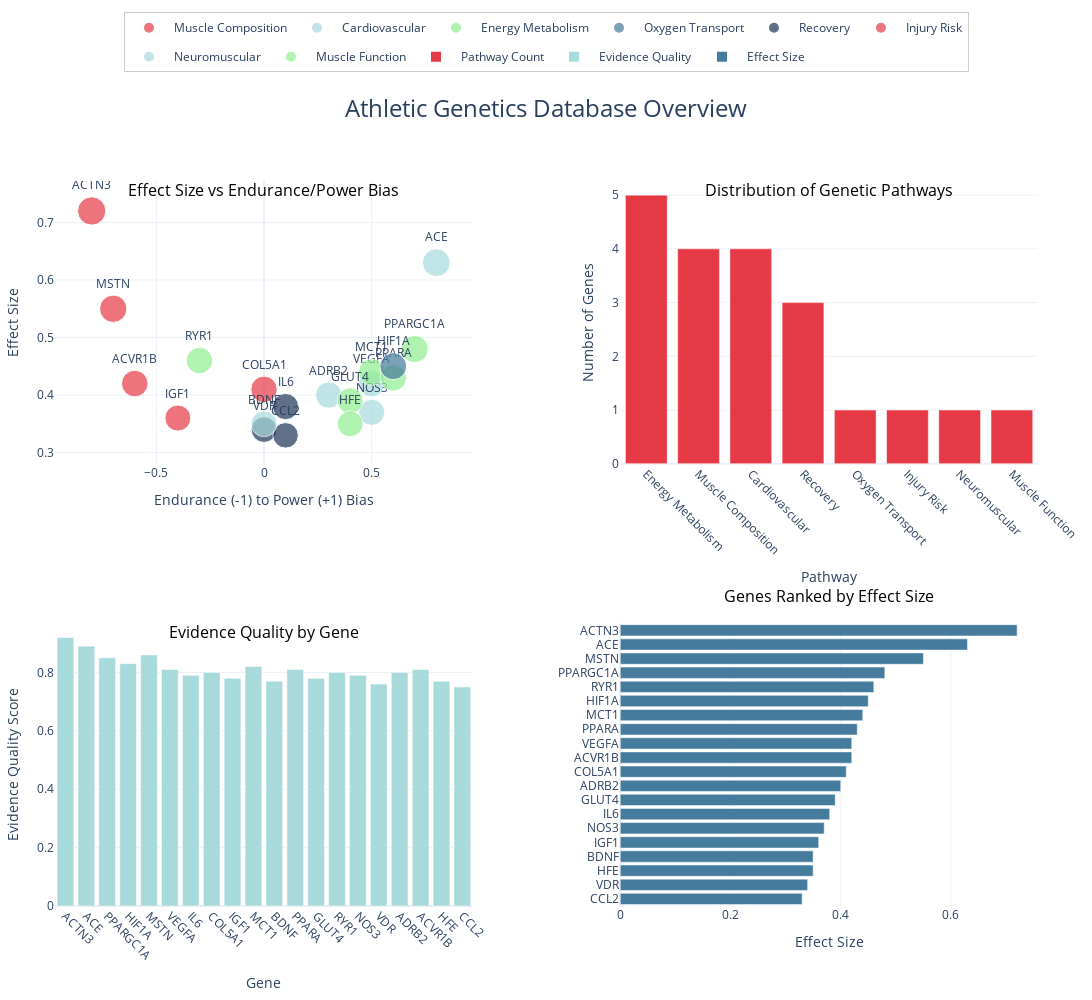

The cell this chart's notebook holds for it:
### Code cell
import plotly.express as px
import plotly.graph_objects as go
from plotly.subplots import make_subplots
import pandas as pd
import numpy as np

# Color scheme
colors = ['#e63946', '#a8dadc', '#90EE90', '#457b9d', '#1d3557']

# Convert database to DataFrame for visualization
genes_df = pd.DataFrame([{
    'gene': gene,
    'effect_size': data['effect_size'],
    'endurance_power': data['endurance_power'],
    'pathway': data['pathway'],
    'evidence_quality': data['evidence_quality'],
    'trait': data['trait']
} for gene, data in athletic_genetics_db.items()])

# Create master figure with subplots
fig = make_subplots(
    rows=2, cols=2,
    subplot_titles=(
        'Effect Size vs Endurance/Power Bias',
        'Distribution of Genetic Pathways',
        'Evidence Quality by Gene',
        'Genes Ranked by Effect Size'
    ),
    vertical_spacing=0.22,  # Increased vertical spacing
    horizontal_spacing=0.15
)

# 1. Effect Size vs Endurance/Power Scatter
scatter = px.scatter(genes_df, 
                    x='endurance_power', 
                    y='effect_size',
                    size='evidence_quality',
                    color='pathway',
                    color_discrete_sequence=colors,
                    hover_data=['gene', 'trait'],
                    text='gene')

for trace in scatter.data:
    trace.update(
        name=trace.name,  # Keep original pathway name
        legendgroup=trace.name,  # Group by pathway
        showlegend=True,
        mode='markers+text',
        textposition='top center'
    )
    fig.add_trace(trace, row=1, col=1)

# 2. Pathway Distribution
pathway_counts = genes_df['pathway'].value_counts()
fig.add_trace(
    go.Bar(x=pathway_counts.index, 
           y=pathway_counts.values,
           marker_color=colors[0],
           name='Pathway Count',
           hovertemplate='Pathway: %{x}<br>Count: %{y}'),
    row=1, col=2
)

# 3. Evidence Quality by Gene
fig.add_trace(
    go.Bar(x=genes_df['gene'],
           y=genes_df['evidence_quality'],
           marker_color=colors[1],
           name='Evidence Quality',
           hovertemplate='Gene: %{x}<br>Evidence Quality: %{y:.2f}'),
    row=2, col=1
)

# 4. Genes Ranked by Effect Size
genes_sorted = genes_df.sort_values('effect_size', ascending=True)
fig.add_trace(
    go.Bar(x=genes_sorted['effect_size'],
           y=genes_sorted['gene'],
           orientation='h',
           marker_color=colors[3],
           name='Effect Size',
           hovertemplate='Gene: %{y}<br>Effect Size: %{x:.2f}'),
    row=2, col=2
)

# Update layout with improved spacing and formatting
fig.update_layout(
    height=1000,
    width=1400,
    showlegend=True,
    legend=dict(
        orientation="h",
        yanchor="bottom",
        y=1.15,
        xanchor="center",
        x=0.5,
        bgcolor='rgba(255, 255, 255, 0.9)',  # Semi-transparent white background
        bordercolor='rgba(0, 0, 0, 0.2)',    # Light border
        borderwidth=1,
        font=dict(size=12),
        itemsizing='constant',  # Makes legend items consistent size
        itemwidth=40           # Controls legend item width
    ),
    title=dict(
        text="Athletic Genetics Database Overview",
        y=0.9,
        x=0.5,
        xanchor='center',
        yanchor='top',
        font=dict(size=24)
    ),
    template="plotly_white",
    font=dict(size=12)
)

# Update axes labels and formatting
fig.update_xaxes(title_text="Endurance (-1) to Power (+1) Bias", row=1, col=1, title_font=dict(size=14))
fig.update_yaxes(title_text="Effect Size", row=1, col=1, title_font=dict(size=14))
fig.update_xaxes(title_text="Pathway", row=1, col=2, tickangle=45, title_font=dict(size=14))
fig.update_yaxes(title_text="Number of Genes", row=1, col=2, title_font=dict(size=14))
fig.update_xaxes(title_text="Gene", row=2, col=1, tickangle=45, title_font=dict(size=14))
fig.update_yaxes(title_text="Evidence Quality Score", row=2, col=1, title_font=dict(size=14))
fig.update_xaxes(title_text="Effect Size", row=2, col=2, title_font=dict(size=14))

# Update subplot titles with better positioning
for i in fig['layout']['annotations']:
    i['font'] = dict(size=16, color='black')
    i['y'] = i['y'] - 0.03  # Move subplot titles down
    # Extra adjustment for bottom right title
    if i['text'] == 'Genes Ranked by Effect Size':
        i['y'] = i['y'] + 0.05  # Move this title up to avoid overlap

# Update margins to ensure no cutoff
fig.update_layout(margin=dict(t=150, b=50, l=50, r=50))

import os
from datetime import datetime

# Define output path
OUTPUT_PATH = '/Users/ngirmay/Documents/GitHub/ironman_retrospective/IronMan_2023/genetics/outputs/'
os.makedirs(OUTPUT_PATH, exist_ok=True)

# Get current timestamp for unique filenames
timestamp = datetime.now().strftime('%Y%m%d_%H%M%S')

# Save main overview plot
# HTML (interactive) version
fig.write_html(os.path.join(OUTPUT_PATH, f'athletic_genetics_overview_{timestamp}.html'))

# Static image versions (in different formats for flexibility)
fig.write_image(os.path.join(OUTPUT_PATH, f'athletic_genetics_overview_{timestamp}.png'))
fig.write_image(os.path.join(OUTPUT_PATH, f'athletic_genetics_overview_{timestamp}.svg'))
fig.write_image(os.path.join(OUTPUT_PATH, f'athletic_genetics_overview_{timestamp}.pdf'))

# Save individual subplots as separate files
# Create a figure for each subplot
for i, title in enumerate(['effect_size_vs_bias', 'pathway_distribution', 'evidence_quality', 'ranked_effect_size']):
    row = (i // 2) + 1
    col = (i % 2) + 1
    
    # Create single subplot figure
    subplot_fig = make_subplots(rows=1, cols=1, subplot_titles=[fig.layout.annotations[i].text])
    
    # Get the traces for this subplot from the main figure
    subplot_traces = [trace for trace in fig.data if trace.xaxis == f'x{i+1}' or trace.yaxis == f'y{i+1}']
    
    # Add traces to the subplot figure
    for trace in subplot_traces:
        subplot_fig.add_trace(trace)
    
    # Update layout
    subplot_fig.update_layout(
        height=600,
        width=800,
        showlegend=True,
        title_x=0.5,
        template="plotly_white"
    )
    
    # Save individual subplot
    subplot_fig.write_html(os.path.join(OUTPUT_PATH, f'genetics_{title}_{timestamp}.html'))
    subplot_fig.write_image(os.path.join(OUTPUT_PATH, f'genetics_{title}_{timestamp}.png'))

# Print confirmation message
print(f"All plots have been saved to: {OUTPUT_PATH}")
print(f"Timestamp used: {timestamp}")
print("\nSaved files:")
print("1. Main overview plot (HTML, PNG, SVG, PDF)")
print("2. Individual subplots (HTML, PNG)")

# Display the figure
fig.show()

### Figure 1 — Plotly figure (JSON) as saved in the notebook; plotly's stock layout.template omitted (floating-point values rounded to 4 significant figures)
{"data": [{"customdata": [["ACTN3", "Fast-twitch muscle fiber composition"], ["MSTN", "Muscle growth regulation"], ["IGF1", "Muscle development"], ["ACVR1B", "Muscle strength"]], "hovertemplate": "pathway=Muscle Composition<br>endurance_power=%{x}<br>effect_size=%{y}<br>evidence_quality=%{marker.size}<br>gene=%{customdata[0]}<br>trait=%{customdata[1]}<extra></extra>", "legendgroup": "Muscle Composition", "marker": {"color": "#e63946", "size": [0.92, 0.86, 0.78, 0.81], "sizemode": "area", "sizeref": 0.0023, "symbol": "circle"}, "mode": "markers+text", "name": "Muscle Composition", "orientation": "v", "showlegend": true, "text": ["ACTN3", "MSTN", "IGF1", "ACVR1B"], "textposition": "top center", "type": "scatter", "x": [-0.8, -0.7, -0.4, -0.6], "xaxis": "x", "y": [0.72, 0.55, 0.36, 0.42], "yaxis": "y"}, {"customdata": [["ACE", "Cardiovascular efficiency"], ["VEGFA", "Blood vessel formation"], ["NOS3", "Nitric oxide production"], ["ADRB2", "Cardiac response"]], "hovertemplate": "pathway=Cardiovascular<br>endurance_power=%{x}<br>effect_size=%{y}<br>evidence_quality=%{marker.size}<br>gene=%{customdata[0]}<br>trait=%{customdata[1]}<extra></extra>", "legendgroup": "Cardiovascular", "marker": {"color": "#a8dadc", "size": [0.89, 0.81, 0.79, 0.8], "sizemode": "area", "sizeref": 0.0023, "symbol": "circle"}, "mode": "markers+text", "name": "Cardiovascular", "orientation": "v", "showlegend": true, "text": ["ACE", "VEGFA", "NOS3", "ADRB2"], "textposition": "top center", "type": "scatter", "x": [0.8, 0.5, 0.5, 0.3], "xaxis": "x", "y": [0.63, 0.42, 0.37, 0.4], "yaxis": "y"}, {"customdata": [["PPARGC1A", "Mitochondrial function"], ["MCT1", "Lactate transport"], ["PPARA", "Fatty acid metabolism"], ["GLUT4", "Glucose transport"], ["HFE", "Iron metabolism"]], "hovertemplate": "pathway=Energy Metabolism<br>endurance_power=%{x}<br>effect_size=%{y}<br>evidence_quality=%{marker.size}<br>gene=%{customdata[0]}<br>trait=%{customdata[1]}<extra></extra>", "legendgroup": "Energy Metabolism", "marker": {"color": "#90EE90", "size": [0.85, 0.82, 0.81, 0.78, 0.77], "sizemode": "area", "sizeref": 0.0023, "symbol": "circle"}, "mode": "markers+text", "name": "Energy Metabolism", "orientation": "v", "showlegend": true, "text": ["PPARGC1A", "MCT1", "PPARA", "GLUT4", "HFE"], "textposition": "top center", "type": "scatter", "x": [0.7, 0.5, 0.6, 0.4, 0.4], "xaxis": "x", "y": [0.48, 0.44, 0.43, 0.39, 0.35], "yaxis": "y"}, {"customdata": [["HIF1A", "Hypoxia response"]], "hovertemplate": "pathway=Oxygen Transport<br>endurance_power=%{x}<br>effect_size=%{y}<br>evidence_quality=%{marker.size}<br>gene=%{customdata[0]}<br>trait=%{customdata[1]}<extra></extra>", "legendgroup": "Oxygen Transport", "marker": {"color": "#457b9d", "size": [0.83], "sizemode": "area", "sizeref": 0.0023, "symbol": "circle"}, "mode": "markers+text", "name": "Oxygen Transport", "orientation": "v", "showlegend": true, "text": ["HIF1A"], "textposition": "top center", "type": "scatter", "x": [0.6], "xaxis": "x", "y": [0.45], "yaxis": "y"}, {"customdata": [["IL6", "Inflammation response"], ["VDR", "Vitamin D metabolism"], ["CCL2", "Muscle repair"]], "hovertemplate": "pathway=Recovery<br>endurance_power=%{x}<br>effect_size=%{y}<br>evidence_quality=%{marker.size}<br>gene=%{customdata[0]}<br>trait=%{customdata[1]}<extra></extra>", "legendgroup": "Recovery", "marker": {"color": "#1d3557", "size": [0.79, 0.76, 0.75], "sizemode": "area", "sizeref": 0.0023, "symbol": "circle"}, "mode": "markers+text", "name": "Recovery", "orientation": "v", "showlegend": true, "text": ["IL6", "VDR", "CCL2"], "textposition": "top center", "type": "scatter", "x": [0.1, 0, 0.1], "xaxis": "x", "y": [0.38, 0.34, 0.33], "yaxis": "y"}, {"customdata": [["COL5A1", "Tendon flexibility"]], "hovertemplate": "pathway=Injury Risk<br>endurance_power=%{x}<br>effect_size=%{y}<br>evidence_quality=%{marker.size}<br>gene=%{customdata[0]}<br>trait=%{customdata[1]}<extra></extra>", "legendgroup": "Injury Risk", "marker": {"color": "#e63946", "size": [0.8], "sizemode": "area", "sizeref": 0.0023, "symbol": "circle"}, "mode": "markers+text", "name": "Injury Risk", "orientation": "v", "showlegend": true, "text": ["COL5A1"], "textposition": "top center", "type": "scatter", "x": [0], "xaxis": "x", "y": [0.41], "yaxis": "y"}, {"customdata": [["BDNF", "Neural adaptation"]], "hovertemplate": "pathway=Neuromuscular<br>endurance_power=%{x}<br>effect_size=%{y}<br>evidence_quality=%{marker.size}<br>gene=%{customdata[0]}<br>trait=%{customdata[1]}<extra></extra>", "legendgroup": "Neuromuscular", "marker": {"color": "#a8dadc", "size": [0.77], "sizemode": "area", "sizeref": 0.0023, "symbol": "circle"}, "mode": "markers+text", "name": "Neuromuscular", "orientation": "v", "showlegend": true, "text": ["BDNF"], "textposition": "top center", "type": "scatter", "x": [0], "xaxis": "x", "y": [0.35], "yaxis": "y"}, {"customdata": [["RYR1", "Calcium signaling"]], "hovertemplate": "pathway=Muscle Function<br>endurance_power=%{x}<br>effect_size=%{y}<br>evidence_quality=%{marker.size}<br>gene=%{customdata[0]}<br>trait=%{customdata[1]}<extra></extra>", "legendgroup": "Muscle Function", "marker": {"color": "#90EE90", "size": [0.8], "sizemode": "area", "sizeref": 0.0023, "symbol": "circle"}, "mode": "markers+text", "name": "Muscle Function", "orientation": "v", "showlegend": true, "text": ["RYR1"], "textposition": "top center", "type": "scatter", "x": [-0.3], "xaxis": "x", "y": [0.46], "yaxis": "y"}, {"hovertemplate": "Pathway: %{x}<br>Count: %{y}", "marker": {"color": "#e63946"}, "name": "Pathway Count", "type": "bar", "x": ["Energy Metabolism", "Muscle Composition", "Cardiovascular", "Recovery", "Oxygen Transport", "Injury Risk", "Neuromuscular", "Muscle Function"], "xaxis": "x2", "y": [5, 4, 4, 3, 1, 1, 1, 1], "yaxis": "y2"}, {"hovertemplate": "Gene: %{x}<br>Evidence Quality: %{y:.2f}", "marker": {"color": "#a8dadc"}, "name": "Evidence Quality", "type": "bar", "x": ["ACTN3", "ACE", "PPARGC1A", "HIF1A", "MSTN", "VEGFA", "IL6", "COL5A1", "IGF1", "MCT1", "BDNF", "PPARA", "GLUT4", "RYR1", "NOS3", "VDR", "ADRB2", "ACVR1B", "HFE", "CCL2"], "xaxis": "x3", "y": [0.92, 0.89, 0.85, 0.83, 0.86, 0.81, 0.79, 0.8, 0.78, 0.82, 0.77, 0.81, 0.78, 0.8, 0.79, 0.76, 0.8, 0.81, 0.77, 0.75], "yaxis": "y3"}, {"hovertemplate": "Gene: %{y}<br>Effect Size: %{x:.2f}", "marker": {"color": "#457b9d"}, "name": "Effect Size", "orientation": "h", "type": "bar", "x": [0.33, 0.34, 0.35, 0.35, 0.36, 0.37, 0.38, 0.39, 0.4, 0.41, 0.42, 0.42, 0.43, 0.44, 0.45, 0.46, 0.48, 0.55, 0.63, 0.72], "xaxis": "x4", "y": ["CCL2", "VDR", "HFE", "BDNF", "IGF1", "NOS3", "IL6", "GLUT4", "ADRB2", "COL5A1", "ACVR1B", "VEGFA", "PPARA", "MCT1", "HIF1A", "RYR1", "PPARGC1A", "MSTN", "ACE", "ACTN3"], "yaxis": "y4"}], "layout": {"annotations": [{"font": {"color": "black", "size": 16}, "showarrow": false, "text": "Effect Size vs Endurance/Power Bias", "x": 0.2125, "xanchor": "center", "xref": "paper", "y": 0.97, "yanchor": "bottom", "yref": "paper"}, {"font": {"color": "black", "size": 16}, "showarrow": false, "text": "Distribution of Genetic Pathways", "x": 0.7875, "xanchor": "center", "xref": "paper", "y": 0.97, "yanchor": "bottom", "yref": "paper"}, {"font": {"color": "black", "size": 16}, "showarrow": false, "text": "Evidence Quality by Gene", "x": 0.2125, "xanchor": "center", "xref": "paper", "y": 0.36, "yanchor": "bottom", "yref": "paper"}, {"font": {"color": "black", "size": 16}, "showarrow": false, "text": "Genes Ranked by Effect Size", "x": 0.7875, "xanchor": "center", "xref": "paper", "y": 0.41, "yanchor": "bottom", "yref": "paper"}], "font": {"size": 12}, "height": 1000, "legend": {"bgcolor": "rgba(255, 255, 255, 0.9)", "bordercolor": "rgba(0, 0, 0, 0.2)", "borderwidth": 1, "font": {"size": 12}, "itemsizing": "constant", "itemwidth": 40, "orientation": "h", "x": 0.5, "xanchor": "center", "y": 1.15, "yanchor": "bottom"}, "margin": {"b": 50, "l": 50, "r": 50, "t": 150}, "showlegend": true, "title": {"font": {"size": 24}, "text": "Athletic Genetics Database Overview", "x": 0.5, "xanchor": "center", "y": 0.9, "yanchor": "top"}, "width": 1400, "xaxis": {"anchor": "y", "domain": [0, 0.425], "title": {"font": {"size": 14}, "text": "Endurance (-1) to Power (+1) Bias"}}, "xaxis2": {"anchor": "y2", "domain": [0.575, 1], "tickangle": 45, "title": {"font": {"size": 14}, "text": "Pathway"}}, "xaxis3": {"anchor": "y3", "domain": [0, 0.425], "tickangle": 45, "title": {"font": {"size": 14}, "text": "Gene"}}, "xaxis4": {"anchor": "y4", "domain": [0.575, 1], "title": {"font": {"size": 14}, "text": "Effect Size"}}, "yaxis": {"anchor": "x", "domain": [0.61, 1], "title": {"font": {"size": 14}, "text": "Effect Size"}}, "yaxis2": {"anchor": "x2", "domain": [0.61, 1], "title": {"font": {"size": 14}, "text": "Number of Genes"}}, "yaxis3": {"anchor": "x3", "domain": [0, 0.39], "title": {"font": {"size": 14}, "text": "Evidence Quality Score"}}, "yaxis4": {"anchor": "x4", "domain": [0, 0.39]}}}
